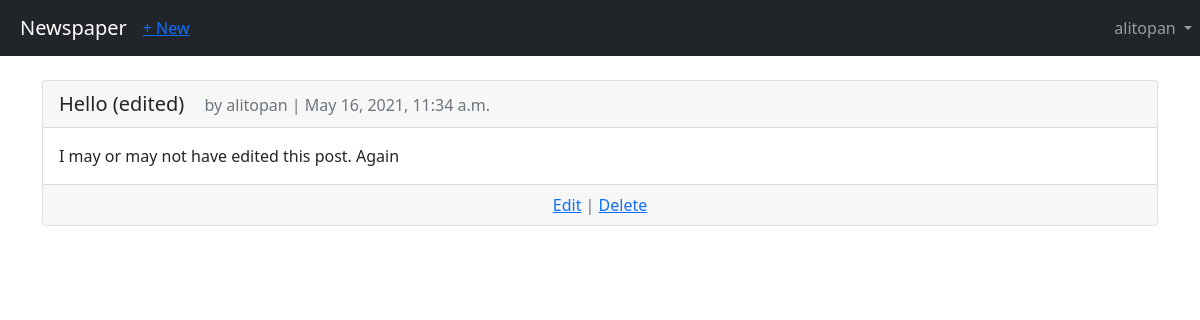
The app's page /viewarticles/ (signed in) with its own data.
### account/models.py (models this page shows)
class Contributor(AbstractUser):
    GENDER_CHOICES = (
        ("M","Male"),
        ("F","Female"),
        ("U","Undisclosed"),
    )
    age = models.PositiveIntegerField(default=0)
    gender = models.CharField(max_length=1,choices=GENDER_CHOICES,default="M")

### articles/models.py (models this page shows, shortened)
class Article(models.Model):
    title = models.CharField(max_length=70)
    body = models.TextField()
    date = models.DateTimeField(auto_now_add=True)
    author = models.ForeignKey(settings.AUTH_USER_MODEL,on_delete=models.CASCADE,related_name="article",null=True)

### articles/views.py (the view)
# urls.py: path("viewarticles/",views.viewArticle,name="viewArticle"),
def viewArticle(response):
    articleLst = Article.objects.all()
    return render(response,"articles/viewarticle.html",{"lst":articleLst})

### articles/templates/articles/viewarticle.html (shortened to what this page needs)
{% extends "pages/base.html" %}
{% block content %}
{% for article in lst %}
    <div class="card">
        <div class="card-header">
            <span class="font-weight-bold"><a href="/article/{{article.id}}" class="navbar-brand text-dark">{{article.title}}</a></span>
            <span class="text-muted">by {{article.author}} | {{article.date}}</span>
        </div>
        <div class="card-body">
            {{article.body}}
        </div>
        <div class="card-footer text-center text-muted">
            {% if user == article.author %}
            <a href="/article/{{article.id}}/edit">Edit</a> | <a href="/article/{{article.id}}/delete">Delete</a>
            {% endif %}
        </div>
    </div>
    <br/>
{% endfor %}
{% endblock %}

### pages/templates/pages/base.html (shortened to what this page needs)
<!DOCTYPE html>
<head>
    <link href="https://cdn.jsdelivr.net/npm/bootstrap@5.0.1/dist/css/bootstrap.min.css" rel="stylesheet">
</head>
<body>
    <nav class="navbar navbar-expand-md navbar-dark bg-dark mb-4">
        <a class="navbar-brand stupidtitle" href="/">Newspaper</a>
        {% if user.is_authenticated %}
        <ul class="navbar-nav mr-auto">
            <li class="nav-item"><a href="/create">+ New</a></li>
        </ul>
        {% endif %}
        <div class="collapse navbar-collapse" id="navbarCollapse">
            {% if user.is_authenticated %}
            <ul class="navbar-nav ms-auto">
                <li class="nav-item">
                    <a class="nav-link dropdown-toggle" href="#" id="userMenu" data-toggle="dropdown" aria-haspopup="true" aria-expanded="false">
                        {{user.username}}
                    </a>
                </li>
            </ul>
            {% else %}
            <form class="form-inline ms-auto">
                <a href="/login" class="btn btn-outline-secondary">Log in</a>
                <a href="/signup" class="btn btn-primary ml-2">Sign up</a>
            </form>
            {% endif %}
        </div>
    </nav>
    <main>
        <div class="container">
        {% block content %}
        {% endblock %}
        </div>
    </main>
</body>

### pages/templates/pages/base.html (style rules this page uses)
.stupidtitle { margin-left:20px; }

### records on screen
Contributor: username "alitopan"
Article: title "Hello (edited)", author "alitopan", date "May 16, 2021, 11:34 a.m.", body "I may or may not have edited this post. Again"
